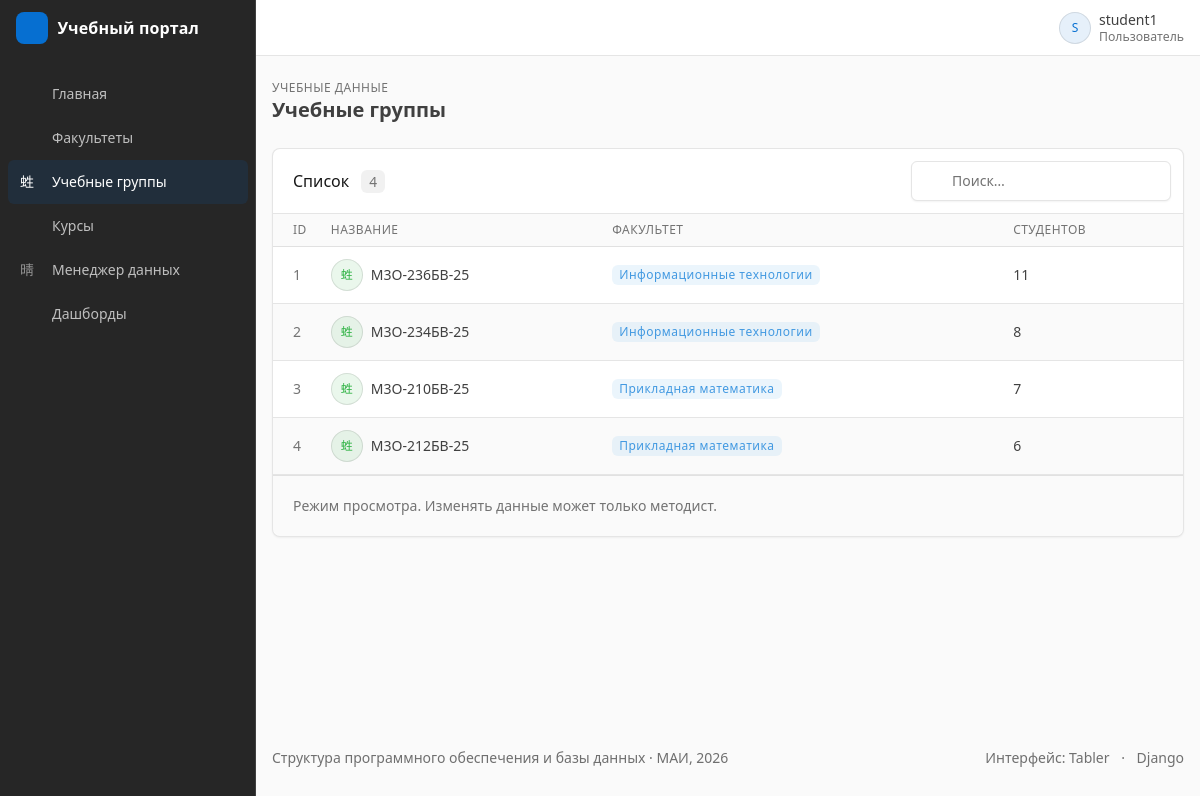
Screenshot of /groups/ (signed in) with the database file from the repository.
### accounts/models.py (models this page shows, shortened)
class AcademicGroup(models.Model):
    name = models.CharField(max_length=50)
    department = models.ForeignKey(
        Department,
        on_delete=models.CASCADE,
        related_name='groups'
    )

class Department(models.Model):
    name = models.CharField(max_length=200)

### accounts/views.py (the view)
# urls.py: path('groups/', views.academic_group_list, name='academic_group_list'),
@login_required
def academic_group_list(request):
    groups = AcademicGroup.objects.select_related('department').all()
    return render(request, 'academic_group_list.html', {
        'groups': groups,
        'is_methodist': is_methodist(request.user),
    })

### accounts/context_processors.py (called while the page is built)
def roles(request):
    user = request.user
    return {
        'is_methodist': user.is_authenticated and is_methodist(user),
    }

### accounts/views.py (called while the page is built)
def is_methodist(user):
    return user.groups.filter(
        name='Методист'
    ).exists()

### templates/academic_group_list.html (shortened to what this page needs)
{% extends 'base.html' %}
{% block pretitle %}Учебные данные{% endblock %}
{% block page_title %}Учебные группы{% endblock %}
{% block content %}
<div class="card">
    <div class="card-header">
        <h3 class="card-title">
            Список
            <span class="badge bg-secondary-lt ms-2">{{ groups|length }}</span>
        </h3>
        <div class="card-actions w-sm-auto">
            <div class="input-icon">
                <span class="input-icon-addon"></span>
                <input type="search" class="form-control" placeholder="Поиск…"
                       data-table-search="#groups-table" aria-label="Поиск">
            </div>
        </div>
    </div>
    <div class="table-responsive">
        <table class="table table-vcenter card-table table-striped" id="groups-table">
            <thead>
                <tr>
                    <th class="w-1">ID</th>
                    <th>Название</th>
                    <th>Факультет</th>
                    <th class="d-none d-md-table-cell">Студентов</th>
                </tr>
            </thead>
            <tbody>
                {% for group in groups %}
                    <tr>
                        <td>
                            <span class="text-secondary">{{ group.id }}</span>
                        </td>
                        <td>
                            <div class="d-flex align-items-center">
                                <span class="avatar avatar-sm bg-green-lt me-2"><i class="ti ti-users-group"></i></span>
                                {{ group.name }}
                            </div>
                        </td>
                        <td>
                            <span class="badge bg-azure-lt">{{ group.department.name }}</span>
                        </td>
                        <td class="d-none d-md-table-cell">
                            {{ group.students.count }}
                        </td>
                    </tr>
                {% endfor %}
            </tbody>
        </table>
    </div>
    <div class="card-footer text-secondary">
        {% if is_methodist %}
            Вы вошли как методист: доступны добавление, изменение и удаление.
        {% else %}
            Режим просмотра. Изменять данные может только методист.
        {% endif %}
    </div>
</div>
{% endblock %}

### templates/base.html (shortened to what this page needs)
{% load static %}
<!DOCTYPE html>
<html lang="ru" data-bs-navbar-position="combined">
<head>
    <link rel="stylesheet" href="{% static 'vendor/tabler/css/tabler.min.css' %}">
    <link rel="stylesheet" href="{% static 'vendor/tabler-icons/tabler-icons.min.css' %}">
    <link rel="stylesheet" href="{% static 'css/style.css' %}">
</head>
<body>
<div class="page">
    <aside class="navbar navbar-vertical navbar-expand-lg" data-bs-theme="dark">
        <div class="container-fluid">
            <div class="navbar-brand navbar-brand-autodark">
                <a href="/profile/" class="brand-link">
                    <span class="brand-mark"><i class="ti ti-school"></i></span>
                    <span class="brand-text">Учебный портал</span>
                </a>
            </div>
            <nav class="collapse navbar-collapse" id="sidebar-menu" aria-label="Главное меню">
                <ul class="navbar-nav pt-lg-3">
                    <li class="nav-item {% if request.path == '/profile/' %}active{% endif %}">
                        <a class="nav-link" href="/profile/">
                            <span class="nav-link-icon"><i class="ti ti-home"></i></span>
                            <span class="nav-link-title">Главная</span>
                        </a>
                    </li>
                    <li class="nav-item {% if '/departments/' in request.path %}active{% endif %}">
                        <a class="nav-link" href="/departments/">
                            <span class="nav-link-icon"><i class="ti ti-building"></i></span>
                            <span class="nav-link-title">Факультеты</span>
                        </a>
                    </li>
                    <li class="nav-item {% if '/groups/' in request.path %}active{% endif %}">
                        <a class="nav-link" href="/groups/">
                            <span class="nav-link-icon"><i class="ti ti-users-group"></i></span>
                            <span class="nav-link-title">Учебные группы</span>
                        </a>
                    </li>
                    <li class="nav-item {% if '/courses/' in request.path %}active{% endif %}">
                        <a class="nav-link" href="/courses/">
                            <span class="nav-link-icon"><i class="ti ti-book"></i></span>
                            <span class="nav-link-title">Курсы</span>
                        </a>
                    </li>
                    <li class="nav-item {% if '/manager/' in request.path %}active{% endif %}">
                        <a class="nav-link" href="/manager/">
                            <span class="nav-link-icon"><i class="ti ti-database-edit"></i></span>
                            <span class="nav-link-title">Менеджер данных</span>
                        </a>
                    </li>
                    <li class="nav-item {% if '/analytics/' in request.path %}active{% endif %}">
                        <a class="nav-link" href="/analytics/">
                            <span class="nav-link-icon"><i class="ti ti-chart-bar"></i></span>
                            <span class="nav-link-title">Дашборды</span>
                        </a>
                    </li>
                </ul>
            </nav>
        </div>
    </aside>
    <header class="navbar navbar-expand-md d-none d-lg-flex d-print-none">
        <div class="container-xl">
            <div class="navbar-nav flex-row order-md-last ms-auto">
                <div class="nav-item me-2">
                    <a href="?theme=dark" class="nav-link px-0 hide-theme-dark"
                       data-bs-toggle="tooltip" data-bs-placement="bottom" title="Тёмная тема">
                        <i class="ti ti-moon fs-2"></i>
                    </a>
                </div>
                <div class="nav-item dropdown">
                    <a href="#" class="nav-link d-flex lh-1 text-reset p-0" data-bs-toggle="dropdown" aria-label="Меню пользователя">
                        <span class="avatar avatar-sm bg-primary-lt">{{ user.username|first|upper }}</span>
                        <div class="ps-2">
                            <div>{{ user.username }}</div>
                            <div class="mt-1 small text-secondary">
                                {% if user.is_superuser %}Администратор{% elif is_methodist %}Методист{% else %}Пользователь{% endif %}
                            </div>
                        </div>
                    </a>
                </div>
            </div>
        </div>
    </header>
    <div class="page-wrapper">
        <div class="page-header d-print-none">
            <div class="container-xl">
                <div class="row g-2 align-items-center">
                    <div class="col">
                        <div class="page-pretitle">{% block pretitle %}Учебные данные{% endblock %}</div>
                        <h2 class="page-title">{% block page_title %}{% endblock %}</h2>
                    </div>
                </div>
            </div>
        </div>
        <div class="page-body">
            <div class="container-xl">
                {% block content %}{% endblock %}
            </div>
        </div>
        <footer class="footer footer-transparent d-print-none">
            <div class="container-xl">
                <div class="row text-center align-items-center flex-row-reverse">
                    <div class="col-lg-auto ms-lg-auto">
                        <ul class="list-inline list-inline-dots mb-0">
                            <li class="list-inline-item">Интерфейс: Tabler</li>
                            <li class="list-inline-item">Django</li>
                        </ul>
                    </div>
                    <div class="col-12 col-lg-auto mt-3 mt-lg-0">
                        Структура программного обеспечения и базы данных · МАИ, 2026
                    </div>
                </div>
            </div>
        </footer>
    </div>
</div>
</body>
</html>

### static/css/style.css (style rules this page uses)
.brand-link { display: inline-flex; align-items: center; gap: .6rem; color: inherit; text-decoration: none; }
.brand-mark { display: inline-flex; align-items: center; justify-content: center; width: 2rem; height: 2rem; border-radius: 8px; background: var(--tblr-primary); color: #fff; font-size: 1.25rem; }
.brand-text { font-weight: 600; font-size: 1rem; letter-spacing: .01em; }
.card-header { flex-wrap: wrap; gap: .5rem; }

### rows the page displays
AcademicGroup: id "1", name "М3О-236БВ-25", department.name "Информационные технологии", students.count "11"
AcademicGroup: id "2", name "М3О-234БВ-25", department.name "Информационные технологии", students.count "8"
AcademicGroup: id "3", name "М3О-210БВ-25", department.name "Прикладная математика", students.count "7"
AcademicGroup: id "4", name "М3О-212БВ-25", department.name "Прикладная математика", students.count "6"

### other values shown
{{ user.username|first|upper }} "S"
{{ user.username }} "student1"
{{ groups|length }} "4"
